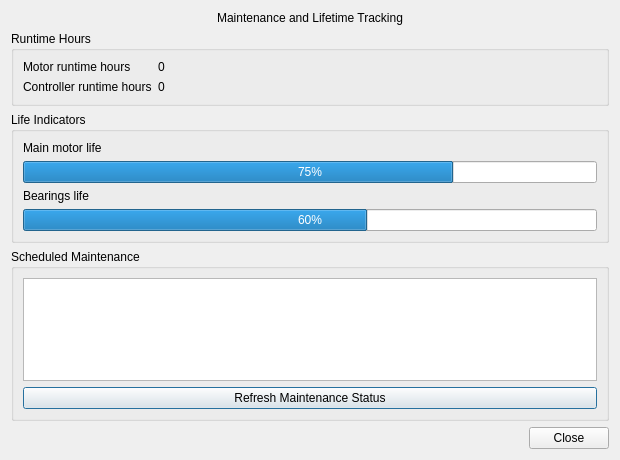
<?xml version="1.0" encoding="UTF-8"?>
<ui version="4.0">
 <class>DigitalTwinMaintenanceDialog</class>
 <widget class="QDialog" name="DigitalTwinMaintenanceDialog">
  <property name="geometry">
   <rect>
    <x>0</x>
    <y>0</y>
    <width>620</width>
    <height>460</height>
   </rect>
  </property>
  <property name="windowTitle">
   <string>Maintenance Monitor</string>
  </property>
  <layout class="QVBoxLayout" name="verticalLayout">
   <item>
    <widget class="QLabel" name="header_label">
     <property name="text">
      <string>Maintenance and Lifetime Tracking</string>
     </property>
     <property name="alignment">
      <set>Qt::AlignCenter</set>
     </property>
    </widget>
   </item>
   <item>
    <widget class="QGroupBox" name="runtime_group_box">
     <property name="title">
      <string>Runtime Hours</string>
     </property>
     <layout class="QFormLayout" name="formLayout">
      <item row="0" column="0">
       <widget class="QLabel" name="motor_hours_label">
        <property name="text">
         <string>Motor runtime hours</string>
        </property>
       </widget>
      </item>
      <item row="0" column="1">
       <widget class="QLabel" name="motor_hours_value">
        <property name="text">
         <string>0</string>
        </property>
       </widget>
      </item>
      <item row="1" column="0">
       <widget class="QLabel" name="controller_hours_label">
        <property name="text">
         <string>Controller runtime hours</string>
        </property>
       </widget>
      </item>
      <item row="1" column="1">
       <widget class="QLabel" name="controller_hours_value">
        <property name="text">
         <string>0</string>
       </property>
      </widget>
      </item>
     </layout>
    </widget>
   </item>
   <item>
    <widget class="QGroupBox" name="life_group_box">
     <property name="title">
      <string>Life Indicators</string>
     </property>
     <layout class="QVBoxLayout" name="lifeLayout">
      <item>
       <widget class="QLabel" name="motor_life_label">
        <property name="text">
         <string>Main motor life</string>
        </property>
       </widget>
      </item>
      <item>
       <widget class="QProgressBar" name="motor_life_bar">
        <property name="value">
         <number>75</number>
        </property>
       </widget>
      </item>
      <item>
       <widget class="QLabel" name="bearings_life_label">
        <property name="text">
         <string>Bearings life</string>
        </property>
       </widget>
      </item>
      <item>
       <widget class="QProgressBar" name="bearings_life_bar">
        <property name="value">
         <number>60</number>
        </property>
       </widget>
      </item>
     </layout>
    </widget>
   </item>
   <item>
    <widget class="QGroupBox" name="maintenance_group_box">
     <property name="title">
      <string>Scheduled Maintenance</string>
     </property>
     <layout class="QVBoxLayout" name="maintenanceLayout">
      <item>
       <widget class="QTextEdit" name="maintenance_notes"/>
      </item>
      <item>
       <widget class="QPushButton" name="refresh_maintenance_button">
        <property name="text">
         <string>Refresh Maintenance Status</string>
        </property>
       </widget>
      </item>
     </layout>
    </widget>
   </item>
   <item>
    <widget class="QDialogButtonBox" name="button_box">
     <property name="standardButtons">
      <set>QDialogButtonBox::Close</set>
     </property>
    </widget>
   </item>
  </layout>
 </widget>
 <resources/>
 <connections/>
</ui>
